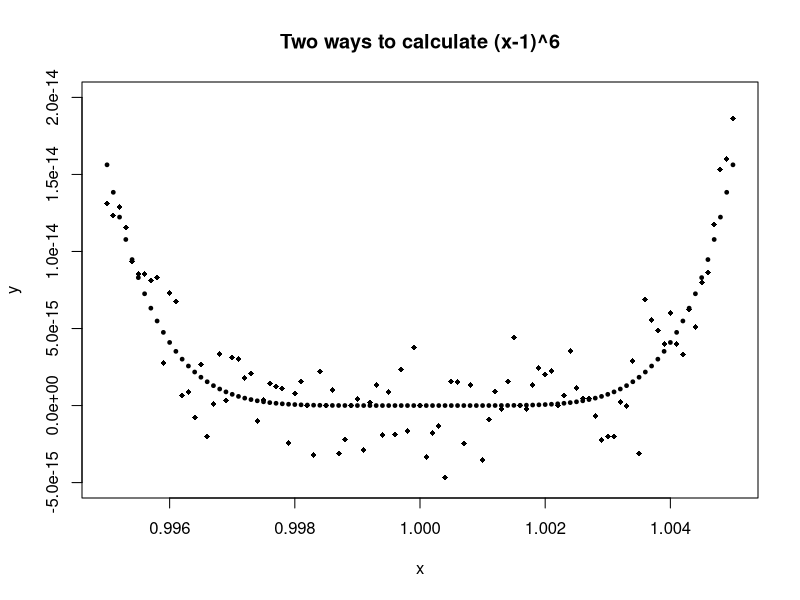

Recreate this plot in R.
## Example due to Thomas Ericsson in his Numerical Analysis course at Chalmers
f1<-function(x){(x-1)^6}
f2<-function(x){1-6*x+15*x^2-20*x^3+15*x^4-6*x^5+x^6}
x<-seq(from=0.995,to=1.005,by=0.0001)
y1<-f1(x)
y2<-f2(x)
plot(x,y1,pch=19,cex=0.5,ylim=c(-5*10^(-15),20*10^(-15)),main="Two ways to calculate (x-1)^6",xlab="x",ylab="y")
points(x,y2,pch=18,cex=0.8)
